Frame 1 (no input): blank canvas, image omitted
Frame 60 (the mouse pressed at the canvas centre just before this capture): blank canvas, image omitted
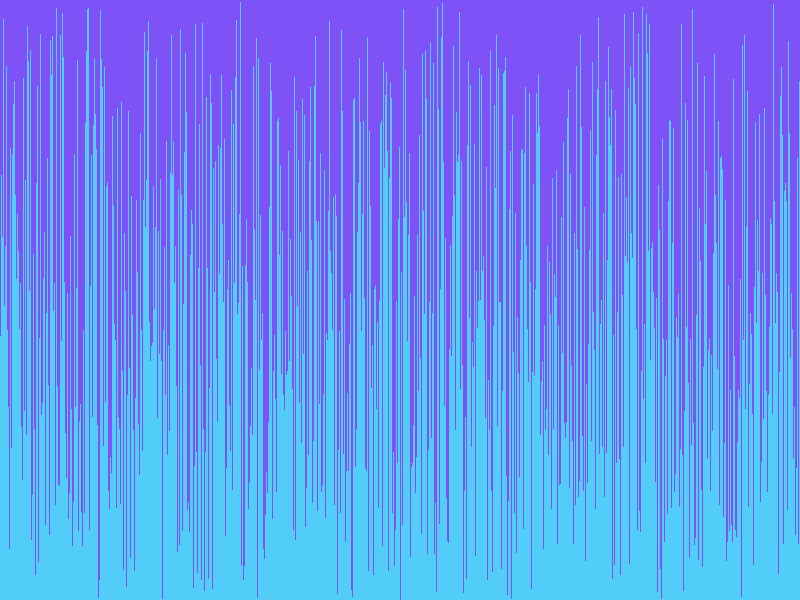
Frame 120 (the mouse held since frame 60 and released just before this capture)

The Processing sketch whose frames 1 and 60 were blank and that drew this single picture after the mouse press (run headless with seeded random() and noise(); from frame 60 on, the mouse is pressed at the canvas centre):

// Processing sketch: VisualArraySorter
// ── VisualArraySorter.pde
/* Copy the code into a new Processing sketch and complete then steps. */

//1. create an array of ints. don't initialize it yet.
int[] array;

void setup() {
  //2. set the size of your window
  //  if you are using Processing 3, you cannot use variables
  //  because the developers don't know how programming is supposed to work.
  size(800,600);

  //3. initialize your array with the built in width variable
  array = new int[width];
  
  //4. initialize the ints in the array with random numbers
  //   from 0 to the built in height variable

  //5. call the noStroke() method
  noStroke();
}

void draw() {
  //6. set the background color with background(r, g, b);
  background(#7E52F7);

  //7. set the color for your graph
  fill(#52CDF7);

  //8. draw a rectangle for each int in your array.
  //   the x value will be the index of the int
  //   the y value will the height variable
  //   the width is 1
  //   the height is negative the value of the int at that element in the array
  for(int i = 0; i < array.length; i++){
    rect(i, height, 1, -array[i]);
  }

  //9. call the stepSort method
  stepSort(array);

  //10. extract the code that randomizes the array into a method.
  

  //11. call the method you made in step 10 when the mouse is pressed
  if(mousePressed){
      randomize();
  }
}

void randomize(){
  for(int i = 0; i < array.length; i++){
    int x = (int)random(height);
    array[i] = x;
  }
}

void stepSort(int[] arr) {
  for (int i = 1; i < arr.length; i++) {
    if (arr[i - 1] > arr[i]) {
      int t = arr[i];
      arr[i] = arr[i - 1];
      arr[i - 1] = t;
    }
  }
}
